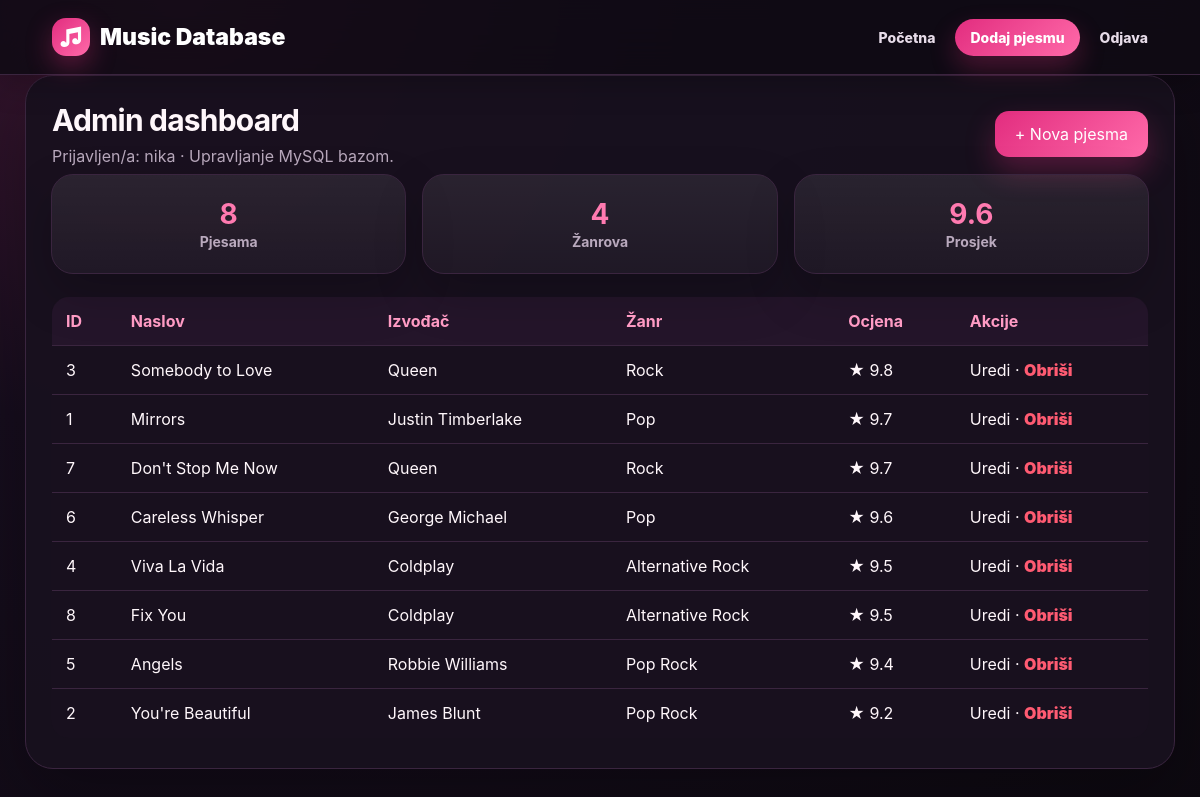
Screenshot of /admin/dashboard.php (signed in) with the database file from the repository.
### tables this page shows
CREATE TABLE pjesme (
  id INT AUTO_INCREMENT PRIMARY KEY,
  naslov VARCHAR(255) NOT NULL,
  izvodjac VARCHAR(255) NOT NULL,
  album VARCHAR(255),
  zanr VARCHAR(100),
  godina INT,
  trajanje INT,
  ocjena DECIMAL(3,1),
  cover VARCHAR(500),
  opis TEXT,
  kreirano TIMESTAMP DEFAULT CURRENT_TIMESTAMP
);

### includes/functions.php (called while the page is built, shortened)
<?php
    require_once __DIR__ . '/db.php';
    function h($v){ return htmlspecialchars((string)$v, ENT_QUOTES, 'UTF-8'); }
    function dohvatiSvePjesme($pretraga='', $zanr='', $sort='ocjena'){
        global $conn;
        $sql = "SELECT * FROM pjesme WHERE 1";
        $vals = [];
        $sql .= $sort == 'godina' ? " ORDER BY godina DESC" : ($sort == 'naslov' ? " ORDER BY naslov ASC" : " ORDER BY ocjena DESC");
        $stmt = $conn->prepare($sql);
        $stmt->execute();
        return $stmt->get_result()->fetch_all(MYSQLI_ASSOC);
    }
    function statistika(){
        global $conn;
        return $conn->query("SELECT COUNT(*) broj, COUNT(DISTINCT zanr) zanrovi, ROUND(AVG(ocjena),1) prosjek FROM pjesme")->fetch_assoc();
    }
?>

### admin/dashboard.php (the view, shortened to what this page needs)
<?php
    require_once __DIR__ . '/../includes/functions.php';
    $korisnik = is_array($_SESSION['user'])
        ? ($_SESSION['user']['korisnicko_ime'] ?? 'admin')
        : $_SESSION['user'];
    $pjesme = dohvatiSvePjesme();
    $stat = statistika();
?>
<!DOCTYPE html>
<html lang="hr">
<head>
    <link rel="stylesheet" href="../style.css">
</head>
<body>
<header>
    <a class="brand" href="../index.php">
        <span class="brand-icon">♫</span>
        Music Database
    </a>
    <nav>
        <a href="../index.php">Početna</a>
        <a href="dodaj.php" class="nav-pill">Dodaj pjesmu</a>
        <a href="../logout.php">Odjava</a>
    </nav>
</header>
<main class="content admin">
    <section class="panel">
        <div class="section-head">
            <div>
                <h2>Admin dashboard</h2>
                <p>
                    Prijavljen/a: <?= h($korisnik) ?> · Upravljanje MySQL bazom.
                </p>
            </div>
            <a class="btn primary" href="dodaj.php">+ Nova pjesma</a>
        </div>
        <section class="stats inside">
            <div class="stat">
                <b><?= h($stat['broj']) ?></b>
                <span>Pjesama</span>
            </div>
            <div class="stat">
                <b><?= h($stat['zanrovi']) ?></b>
                <span>Žanrova</span>
            </div>
            <div class="stat">
                <b><?= h($stat['prosjek']) ?></b>
                <span>Prosjek</span>
            </div>
        </section>
        <div class="table-wrap">
            <table>
                <tr>
                    <th>ID</th>
                    <th>Naslov</th>
                    <th>Izvođač</th>
                    <th>Žanr</th>
                    <th>Ocjena</th>
                    <th>Akcije</th>
                </tr>
                <?php foreach ($pjesme as $p): ?>
                    <tr>
                        <td><?= h($p['id']) ?></td>
                        <td><?= h($p['naslov']) ?></td>
                        <td><?= h($p['izvodjac']) ?></td>
                        <td><?= h($p['zanr']) ?></td>
                        <td>★ <?= h($p['ocjena']) ?></td>
                        <td>
                            <a href="uredi.php?id=<?= h($p['id']) ?>">Uredi</a>
                            ·
                            <a
                                class="danger"
                                href="obrisi.php?id=<?= h($p['id']) ?>"
                                onclick="return confirm('Obrisati pjesmu?')"
                            >
                                Obriši
                            </a>
                        </td>
                    </tr>
                <?php endforeach; ?>
            </table>
        </div>
    </section>
</main>
</body>
</html>

### style.css (style rules this page uses)
* { box-sizing: border-box; }
:root { --bg: #100b14; --panel: #18101e; --panel2: #211628; --text: #fff7fb; --muted: #b9a9bd; --line: #3a253f; --pink: #e22d7f; --pink2: #ff6aa9; --soft: #2a1830; --gold: #f59e0b; }
html { scroll-behavior: smooth; }
body { margin: 0; font-family: Inter, Arial, sans-serif; background: radial-gradient(circle at 15% 0%, #421733 0, #160d1d 34%, #0d0910 100%); color: var(--text); }
a { text-decoration: none; color: inherit; }
header { position: sticky; top: 0; z-index: 20; background: rgba(16, 11, 20, .86); backdrop-filter: blur(18px); border-bottom: 1px solid var(--line); padding: 18px 52px; display: flex; justify-content: space-between; align-items: center; box-shadow: 0 10px 30px rgba(0, 0, 0, .22); }
.brand { font-size: 23px; font-weight: 900; color: #fff; display: flex; gap: 10px; align-items: center; }
.brand-icon { width: 38px; height: 38px; border-radius: 14px; display: grid; place-items: center; background: linear-gradient(135deg, var(--pink), var(--pink2)); color: white; box-shadow: 0 10px 26px rgba(226, 45, 127, .35); }
nav { display: flex; gap: 20px; align-items: center; flex-wrap: wrap; }
nav a { font-weight: 800; color: #e7dce9; font-size: 14px; }
.nav-pill { background: linear-gradient(135deg, var(--pink), var(--pink2)); color: white !important; padding: 10px 15px; border-radius: 999px; box-shadow: 0 12px 26px rgba(226, 45, 127, .28); }
.btn, button { border: 0; border-radius: 14px; padding: 13px 20px; font-weight: 900; cursor: pointer; font: inherit; }
.primary, button { background: linear-gradient(135deg, var(--pink), var(--pink2)); color: white; box-shadow: 0 14px 30px rgba(226, 45, 127, .30); }
.stats { max-width: 1120px; margin: -32px auto 38px; padding: 0 24px; display: grid; grid-template-columns: repeat(4, 1fr); gap: 16px; }
.stats.inside { margin: 0 25px 22px; padding: 0; grid-template-columns: repeat(3, 1fr); }
.stat { background: linear-gradient(180deg, rgba(255, 255, 255, .08), rgba(255, 255, 255, .035)); border: 1px solid var(--line); border-radius: 22px; padding: 22px; text-align: center; box-shadow: 0 20px 50px rgba(0, 0, 0, .20); }
.stat b { display: block; font-size: 28px; color: #ff7ab0; white-space: nowrap; overflow: hidden; text-overflow: ellipsis; }
.stat span { color: var(--muted); font-size: 14px; font-weight: 700; }
.content { max-width: 1220px; margin: auto; padding: 0 25px 55px; }
.panel { background: rgba(24, 16, 30, .94); border: 1px solid var(--line); border-radius: 28px; box-shadow: 0 25px 70px rgba(0, 0, 0, .28); overflow: hidden; }
.panel-top h2, .section-head h2 { margin: 0; font-size: 30px; letter-spacing: -.8px; }
.panel-top p, .section-head p { color: var(--muted); margin: 8px 0 0; }
.section-head { padding: 26px 26px 8px; display: flex; align-items: center; justify-content: space-between; }
.table-wrap { padding: 0 25px 30px; overflow: auto; }
table { width: 100%; border-collapse: collapse; background: #18101e; border-radius: 18px; overflow: hidden; border: 1px solid var(--line); }
th, td { padding: 14px; border-bottom: 1px solid var(--line); text-align: left; }
th { background: #24152a; color: #ff9bc4; }
.danger { color: #ff5b72; font-weight: 900; }

### rows the page displays
pjesme: id "3", naslov "Somebody to Love", izvodjac "Queen", zanr "Rock", ocjena "9.8"
pjesme: id "1", naslov "Mirrors", izvodjac "Justin Timberlake", zanr "Pop", ocjena "9.7"
pjesme: id "7", naslov "Don't Stop Me Now", izvodjac "Queen", zanr "Rock", ocjena "9.7"
pjesme: id "6", naslov "Careless Whisper", izvodjac "George Michael", zanr "Pop", ocjena "9.6"
pjesme: id "4", naslov "Viva La Vida", izvodjac "Coldplay", zanr "Alternative Rock", ocjena "9.5"
pjesme: id "8", naslov "Fix You", izvodjac "Coldplay", zanr "Alternative Rock", ocjena "9.5"
pjesme: id "5", naslov "Angels", izvodjac "Robbie Williams", zanr "Pop Rock", ocjena "9.4"
pjesme: id "2", naslov "You're Beautiful", izvodjac "James Blunt", zanr "Pop Rock", ocjena "9.2"

### other values shown
$korisnik "nika"
$stat['broj'] "8"
$stat['zanrovi'] "4"
$stat['prosjek'] "9.6"
